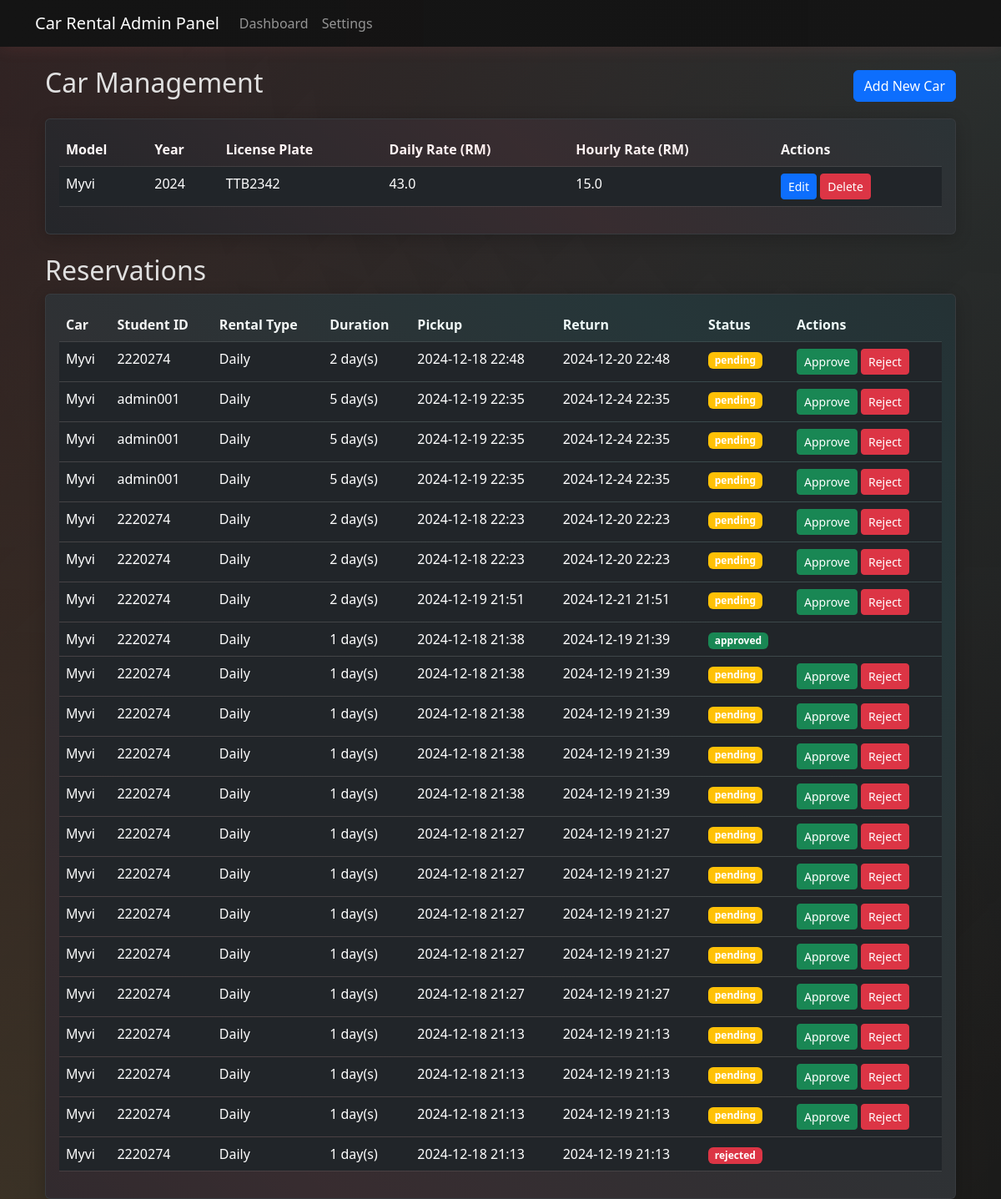
/admin, run on an earlier commit of the app's database.
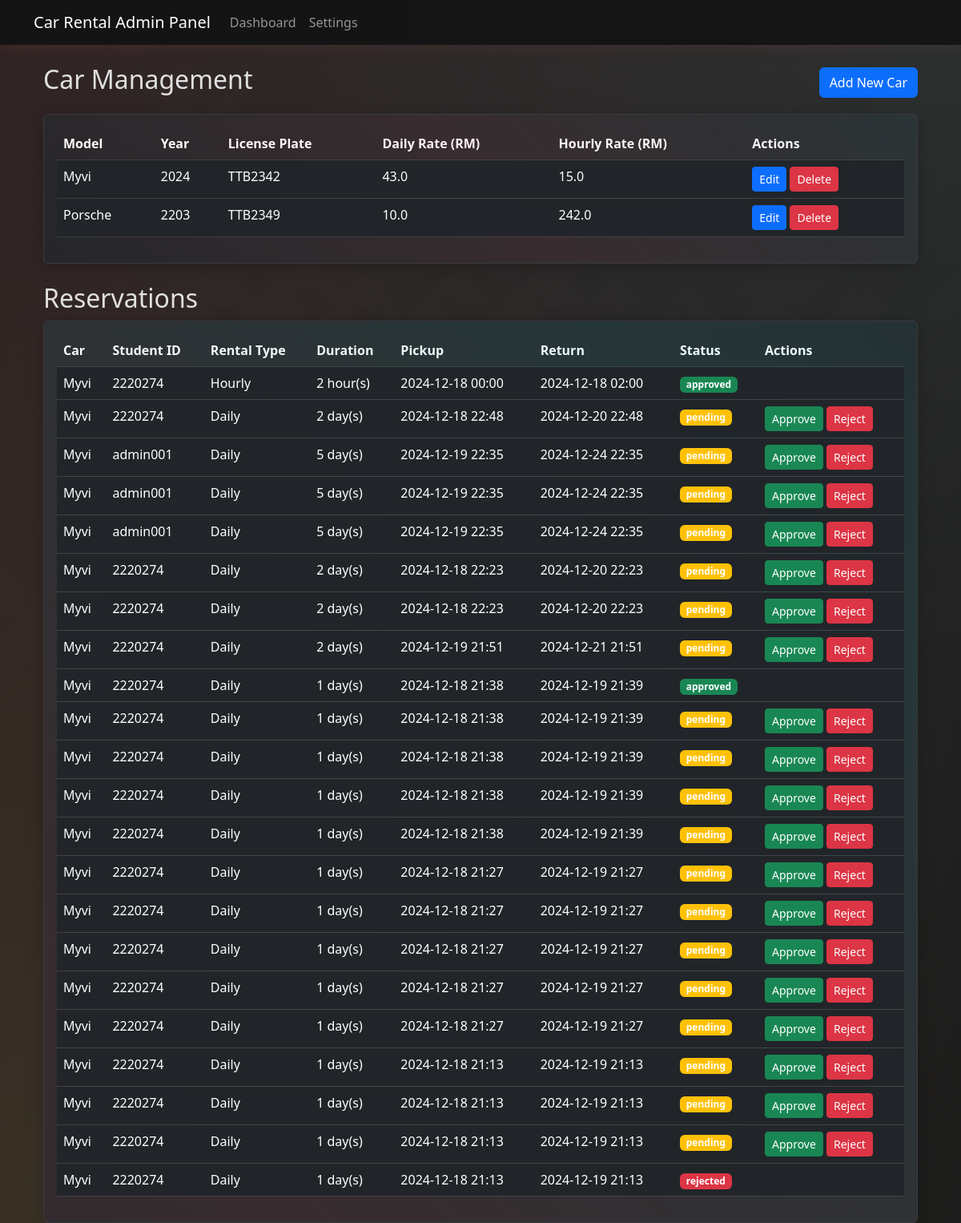
And on a later commit of the database.
### app.py (models this page shows)
class Car(db.Model):
    id = db.Column(db.Integer, primary_key=True)
    model = db.Column(db.String(100), nullable=False)
    year = db.Column(db.Integer, nullable=False)
    license_plate = db.Column(db.String(20), unique=True, nullable=False)
    daily_rate = db.Column(db.Float, nullable=False)
    hourly_rate = db.Column(db.Float, nullable=False)
    reservations = db.relationship('Reservation', backref='car', lazy=True)

class Reservation(db.Model):
    id = db.Column(db.Integer, primary_key=True)
    student_id = db.Column(db.String(50), nullable=False)
    email = db.Column(db.String(120), nullable=False)
    phone = db.Column(db.String(20), nullable=False)
    pickup_date = db.Column(db.DateTime, nullable=False)
    return_date = db.Column(db.DateTime, nullable=False)
    car_id = db.Column(db.Integer, db.ForeignKey('car.id'), nullable=False)
    status = db.Column(db.String(20), default='pending')  # pending, approved, cancelled
    created_at = db.Column(db.DateTime, default=datetime.utcnow)
    pickup_method = db.Column(db.String(20), nullable=False)
    delivery_fee = db.Column(db.Float, nullable=False)
    rental_type = db.Column(db.String(20), nullable=False)

### app.py (the view)
@app.route('/admin')
def admin():
    cars = Car.query.all()
    reservations = Reservation.query.order_by(Reservation.created_at.desc()).all()
    return render_template('admin.html', cars=cars, reservations=reservations)

### templates/admin.html (shortened to what this page needs)
{% extends "admin_base.html" %}
{% block content %}
<div class="container-fluid">
    <div class="row mb-4">
        <div class="col-12">
            <div class="d-flex justify-content-between align-items-center mb-3">
                <h2>Car Management</h2>
                <button type="button" class="btn btn-primary" onclick="showAddCarForm()">
                    Add New Car
                </button>
            </div>
            <div class="card bg-dark">
                <div class="card-body">
                    <table class="table table-dark table-hover">
                        <thead>
                            <tr>
                                <th>Model</th>
                                <th>Year</th>
                                <th>License Plate</th>
                                <th>Daily Rate (RM)</th>
                                <th>Hourly Rate (RM)</th>
                                <th>Actions</th>
                            </tr>
                        </thead>
                        <tbody>
                            {% for car in cars %}
                            <tr>
                                <td>{{ car.model }}</td>
                                <td>{{ car.year }}</td>
                                <td>{{ car.license_plate }}</td>
                                <td>{{ car.daily_rate }}</td>
                                <td>{{ car.hourly_rate }}</td>
                                <td>
                                    <button class="btn btn-sm btn-primary" onclick="showEditCarForm('{{ car.id }}', '{{ car.model }}', '{{ car.year }}', '{{ car.license_plate }}', '{{ car.daily_rate }}', '{{ car.hourly_rate }}')">Edit</button>
                                    <button class="btn btn-sm btn-danger" onclick="deleteCar('{{ car.id }}')">Delete</button>
                                </td>
                            </tr>
                            {% endfor %}
                        </tbody>
                    </table>
                </div>
            </div>
        </div>
    </div>
    <div class="row">
        <div class="col-12">
            <h2>Reservations</h2>
            <div class="card bg-dark">
                <div class="card-body">
                    <table class="table table-dark table-hover">
                        <thead>
                            <tr>
                                <th>Car</th>
                                <th>Student ID</th>
                                <th>Rental Type</th>
                                <th>Duration</th>
                                <th>Pickup</th>
                                <th>Return</th>
                                <th>Status</th>
                                <th>Actions</th>
                            </tr>
                        </thead>
                        <tbody>
                            {% for reservation in reservations %}
                            <tr>
                                <td>{{ reservation.car.model }}</td>
                                <td>{{ reservation.student_id }}</td>
                                <td>{{ reservation.rental_type.capitalize() }}</td>
                                <td>
                                    {% if reservation.rental_type == 'hourly' %}
                                        {% set duration = ((reservation.return_date - reservation.pickup_date).total_seconds() / 3600) | round | int %}
                                        {{ duration }} hour(s)
                                    {% else %}
                                        {% set duration = ((reservation.return_date - reservation.pickup_date).total_seconds() / 86400) | round | int %}
                                        {{ duration }} day(s)
                                    {% endif %}
                                </td>
                                <td>{{ reservation.pickup_date.strftime('%Y-%m-%d %H:%M') }}</td>
                                <td>{{ reservation.return_date.strftime('%Y-%m-%d %H:%M') }}</td>
                                <td>
                                    <span class="badge bg-{{ 'success' if reservation.status == 'approved' else 'warning' if reservation.status == 'pending' else 'danger' }}">
                                        {{ reservation.status }}
                                    </span>
                                </td>
                                <td>
                                    {% if reservation.status == 'pending' %}
                                    <a href="{{ url_for('approve_reservation', reservation_id=reservation.id) }}" class="btn btn-sm btn-success">Approve</a>
                                    <a href="{{ url_for('reject_reservation', reservation_id=reservation.id) }}" class="btn btn-sm btn-danger">Reject</a>
                                    {% endif %}
                                </td>
                            </tr>
                            {% endfor %}
                        </tbody>
                    </table>
                </div>
            </div>
        </div>
    </div>
</div>
{% endblock %}

### templates/admin_base.html (shortened to what this page needs)
<!DOCTYPE html>
<html lang="en">
<head>
    <link href="https://cdn.jsdelivr.net/npm/bootstrap@5.3.0/dist/css/bootstrap.min.css" rel="stylesheet">
    <link rel="stylesheet" href="https://cdnjs.cloudflare.com/ajax/libs/font-awesome/5.15.4/css/all.min.css">
    <link rel="stylesheet" href="https://cdnjs.cloudflare.com/ajax/libs/animate.css/4.1.1/animate.min.css">
</head>
<body>
    <nav class="navbar navbar-expand-lg navbar-dark mb-4 animate__animated animate__fadeIn">
        <div class="container">
            <a class="navbar-brand" href="{{ url_for('admin') }}">Car Rental Admin Panel</a>
            <div class="collapse navbar-collapse" id="navbarNav">
                <ul class="navbar-nav">
                    <li class="nav-item">
                        <a class="nav-link" href="{{ url_for('admin') }}">Dashboard</a>
                    </li>
                    <li class="nav-item">
                        <a class="nav-link" href="{{ url_for('admin_settings') }}">Settings</a>
                    </li>
                </ul>
            </div>
        </div>
    </nav>
    <div class="container animate__animated animate__fadeIn">
        {% block content %}{% endblock %}
    </div>
</body>
</html>

### templates/admin_base.html (style rules this page uses)
:root { --dark-bg: #1a1a1a; --darker-bg: #141414; --light-text: #e0e0e0; --admin-primary: #ff6b6b; --admin-secondary: #4ecdc4; --admin-accent: #ffe66d; }
body { background-color: var(--dark-bg); color: var(--light-text); min-height: 100vh; position: relative; overflow-x: hidden; }
body::before { content: ''; position: fixed; top: 0; left: 0; width: 100%; height: 100%; background: linear-gradient(135deg, rgba(255, 107, 107, 0.1) 0%, transparent 100%), radial-gradient(circle at top right, rgba(78, 205, 196, 0.1), transparent 70%), radial-gradient(circle at bottom left, rgba(255, 230, 109, 0.1), transparent 70%); z-index: -1; animation: backgroundPulse 10s ease infinite; }
.navbar { background: linear-gradient(90deg, var(--darker-bg) 0%, rgba(20, 20, 20, 0.95) 100%) !important; backdrop-filter: blur(10px); box-shadow: 0 2px 20px rgba(255, 107, 107, 0.1); position: relative; overflow: hidden; }
.navbar::before { content: ''; position: absolute; top: 0; left: -100%; width: 100%; height: 2px; background: linear-gradient(90deg, var(--admin-primary), var(--admin-secondary), var(--admin-accent)); animation: borderSlide 3s linear infinite; }
.card { background: rgba(44, 44, 44, 0.9); border: 1px solid rgba(255, 107, 107, 0.2); box-shadow: 0 4px 20px rgba(0, 0, 0, 0.2); transition: all 0.3s ease; position: relative; overflow: hidden; }
.card::before { content: ''; position: absolute; top: 0; left: 0; width: 100%; height: 100%; background: linear-gradient(45deg, transparent 0%, rgba(255, 107, 107, 0.1) 33%, rgba(78, 205, 196, 0.1) 66%, transparent 100%); background-size: 200% 200%; animation: gradientMove 5s ease infinite; pointer-events: none; }
.btn { position: relative; overflow: hidden; transition: all 0.3s ease; }
.btn::after { content: ''; position: absolute; top: -50%; left: -50%; width: 200%; height: 200%; background: radial-gradient(circle, rgba(255, 255, 255, 0.2) 0%, transparent 50%); transform: scale(0); transition: transform 0.6s ease; }
.table tbody tr { transition: all 0.3s ease; opacity: 0; transform: translateY(20px); }
.table tbody tr.show { opacity: 1; transform: translateY(0); }
.badge { transition: all 0.3s ease; }

### templates/admin.html (style rules this page uses)
.table { color: #fff; }
.card { background-color: #2c3034; border: 1px solid rgba(255,255,255,0.1); }

What changed in the data, as far as the page shows it:
added Car: model "Porsche", year "2203", license_plate "TTB2349", daily_rate "10.0", hourly_rate "242.0"
added Reservation: car.model "Myvi", student_id "2220274", rental_type "Hourly", duration "2", pickup_date "2024-12-18 00:00", return_date "2024-12-18 02:00", status "approved"
